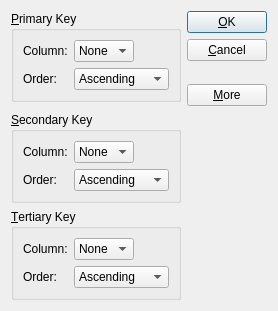
<?xml version="1.0" encoding="UTF-8"?>
<ui version="4.0">
 <class>SortDialog</class>
 <widget class="QDialog" name="SortDialog">
  <property name="geometry">
   <rect>
    <x>0</x>
    <y>0</y>
    <width>274</width>
    <height>311</height>
   </rect>
  </property>
  <property name="windowTitle">
   <string>Sort</string>
  </property>
  <layout class="QGridLayout" name="gridLayout_4">
   <item row="0" column="0">
    <widget class="QGroupBox" name="primaryGroupBox">
     <property name="title">
      <string>&amp;Primary Key</string>
     </property>
     <layout class="QGridLayout" name="gridLayout">
      <item row="0" column="0">
       <widget class="QLabel" name="label">
        <property name="text">
         <string>Column:</string>
        </property>
       </widget>
      </item>
      <item row="0" column="1">
       <widget class="QComboBox" name="primaryColumnCombo">
        <item>
         <property name="text">
          <string>None</string>
         </property>
        </item>
       </widget>
      </item>
      <item row="0" column="2">
       <spacer name="horizontalSpacer">
        <property name="orientation">
         <enum>Qt::Horizontal</enum>
        </property>
        <property name="sizeType">
         <enum>QSizePolicy::Expanding</enum>
        </property>
        <property name="sizeHint" stdset="0">
         <size>
          <width>48</width>
          <height>20</height>
         </size>
        </property>
       </spacer>
      </item>
      <item row="1" column="0">
       <widget class="QLabel" name="label_2">
        <property name="text">
         <string>Order:</string>
        </property>
       </widget>
      </item>
      <item row="1" column="1" colspan="2">
       <widget class="QComboBox" name="primaryOrderCombo">
        <item>
         <property name="text">
          <string>Ascending</string>
         </property>
        </item>
        <item>
         <property name="text">
          <string>Descending</string>
         </property>
        </item>
       </widget>
      </item>
     </layout>
    </widget>
   </item>
   <item row="0" column="1" rowspan="2">
    <layout class="QVBoxLayout" name="verticalLayout">
     <item>
      <widget class="QPushButton" name="okButton">
       <property name="text">
        <string>&amp;OK</string>
       </property>
       <property name="default">
        <bool>true</bool>
       </property>
      </widget>
     </item>
     <item>
      <widget class="QPushButton" name="cancelButton">
       <property name="text">
        <string>&amp;Cancel</string>
       </property>
      </widget>
     </item>
     <item>
      <spacer name="verticalSpacer">
       <property name="orientation">
        <enum>Qt::Vertical</enum>
       </property>
       <property name="sizeType">
        <enum>QSizePolicy::Expanding</enum>
       </property>
       <property name="sizeHint" stdset="0">
        <size>
         <width>20</width>
         <height>0</height>
        </size>
       </property>
      </spacer>
     </item>
     <item>
      <widget class="QPushButton" name="moreButton">
       <property name="text">
        <string>&amp;More</string>
       </property>
       <property name="checkable">
        <bool>true</bool>
       </property>
      </widget>
     </item>
    </layout>
   </item>
   <item row="1" column="0">
    <spacer name="verticalSpacer_2">
     <property name="orientation">
      <enum>Qt::Vertical</enum>
     </property>
     <property name="sizeType">
      <enum>QSizePolicy::Expanding</enum>
     </property>
     <property name="sizeHint" stdset="0">
      <size>
       <width>20</width>
       <height>0</height>
      </size>
     </property>
    </spacer>
   </item>
   <item row="2" column="0">
    <widget class="QGroupBox" name="secondaryGroupBox">
     <property name="title">
      <string>&amp;Secondary Key</string>
     </property>
     <layout class="QGridLayout" name="gridLayout_2">
      <item row="0" column="0">
       <widget class="QLabel" name="label_3">
        <property name="text">
         <string>Column:</string>
        </property>
       </widget>
      </item>
      <item row="0" column="1">
       <widget class="QComboBox" name="secondaryColumnCombo">
        <item>
         <property name="text">
          <string>None</string>
         </property>
        </item>
       </widget>
      </item>
      <item row="0" column="2">
       <spacer name="horizontalSpacer_2">
        <property name="orientation">
         <enum>Qt::Horizontal</enum>
        </property>
        <property name="sizeType">
         <enum>QSizePolicy::Expanding</enum>
        </property>
        <property name="sizeHint" stdset="0">
         <size>
          <width>48</width>
          <height>20</height>
         </size>
        </property>
       </spacer>
      </item>
      <item row="1" column="0">
       <widget class="QLabel" name="label_4">
        <property name="text">
         <string>Order:</string>
        </property>
       </widget>
      </item>
      <item row="1" column="1" colspan="2">
       <widget class="QComboBox" name="secondaryOrderCombo">
        <item>
         <property name="text">
          <string>Ascending</string>
         </property>
        </item>
        <item>
         <property name="text">
          <string>Descending</string>
         </property>
        </item>
       </widget>
      </item>
     </layout>
    </widget>
   </item>
   <item row="3" column="0">
    <widget class="QGroupBox" name="tertiaryGroupBox">
     <property name="title">
      <string>&amp;Tertiary Key</string>
     </property>
     <layout class="QGridLayout" name="gridLayout_3">
      <item row="0" column="0">
       <widget class="QLabel" name="label_5">
        <property name="text">
         <string>Column:</string>
        </property>
       </widget>
      </item>
      <item row="0" column="1">
       <widget class="QComboBox" name="tertiaryColumnCombo">
        <item>
         <property name="text">
          <string>None</string>
         </property>
        </item>
       </widget>
      </item>
      <item row="0" column="2">
       <spacer name="horizontalSpacer_3">
        <property name="orientation">
         <enum>Qt::Horizontal</enum>
        </property>
        <property name="sizeType">
         <enum>QSizePolicy::Expanding</enum>
        </property>
        <property name="sizeHint" stdset="0">
         <size>
          <width>48</width>
          <height>20</height>
         </size>
        </property>
       </spacer>
      </item>
      <item row="1" column="0">
       <widget class="QLabel" name="label_6">
        <property name="text">
         <string>Order:</string>
        </property>
       </widget>
      </item>
      <item row="1" column="1" colspan="2">
       <widget class="QComboBox" name="tertiaryOrderCombo">
        <item>
         <property name="text">
          <string>Ascending</string>
         </property>
        </item>
        <item>
         <property name="text">
          <string>Descending</string>
         </property>
        </item>
       </widget>
      </item>
     </layout>
    </widget>
   </item>
  </layout>
 </widget>
 <tabstops>
  <tabstop>primaryColumnCombo</tabstop>
  <tabstop>primaryOrderCombo</tabstop>
  <tabstop>secondaryColumnCombo</tabstop>
  <tabstop>secondaryOrderCombo</tabstop>
  <tabstop>tertiaryColumnCombo</tabstop>
  <tabstop>tertiaryOrderCombo</tabstop>
  <tabstop>okButton</tabstop>
  <tabstop>cancelButton</tabstop>
  <tabstop>moreButton</tabstop>
 </tabstops>
 <resources/>
 <connections>
  <connection>
   <sender>okButton</sender>
   <signal>clicked()</signal>
   <receiver>SortDialog</receiver>
   <slot>accept()</slot>
   <hints>
    <hint type="sourcelabel">
     <x>225</x>
     <y>21</y>
    </hint>
    <hint type="destinationlabel">
     <x>55</x>
     <y>97</y>
    </hint>
   </hints>
  </connection>
  <connection>
   <sender>cancelButton</sender>
   <signal>clicked()</signal>
   <receiver>SortDialog</receiver>
   <slot>reject()</slot>
   <hints>
    <hint type="sourcelabel">
     <x>246</x>
     <y>48</y>
    </hint>
    <hint type="destinationlabel">
     <x>261</x>
     <y>74</y>
    </hint>
   </hints>
  </connection>
  <connection>
   <sender>moreButton</sender>
   <signal>toggled(bool)</signal>
   <receiver>secondaryGroupBox</receiver>
   <slot>setVisible(bool)</slot>
   <hints>
    <hint type="sourcelabel">
     <x>237</x>
     <y>128</y>
    </hint>
    <hint type="destinationlabel">
     <x>178</x>
     <y>186</y>
    </hint>
   </hints>
  </connection>
  <connection>
   <sender>moreButton</sender>
   <signal>toggled(bool)</signal>
   <receiver>tertiaryGroupBox</receiver>
   <slot>setVisible(bool)</slot>
   <hints>
    <hint type="sourcelabel">
     <x>260</x>
     <y>129</y>
    </hint>
    <hint type="destinationlabel">
     <x>176</x>
     <y>268</y>
    </hint>
   </hints>
  </connection>
 </connections>
</ui>
